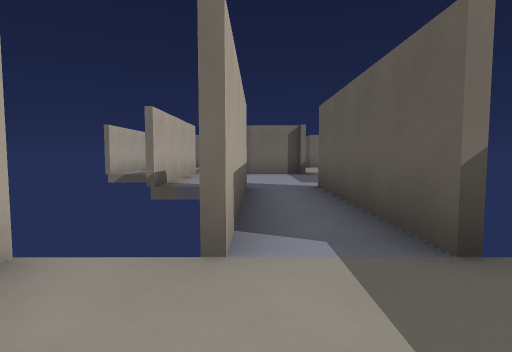
View 1 (above)

16 first-person views from a walk through a 3-D level made in the Godot game engine. The camera is 1.2 m above the floor, tilts 4° down and sees 80° across. The floor is counted in squares, 2 m on a side. Each view is taken from the middle of a square. On the plan, view 1 faces up. The plan holds only what a view shows up to about 9 squares ahead; the rest is blank. Characters and animated objects are not drawn.

View 2
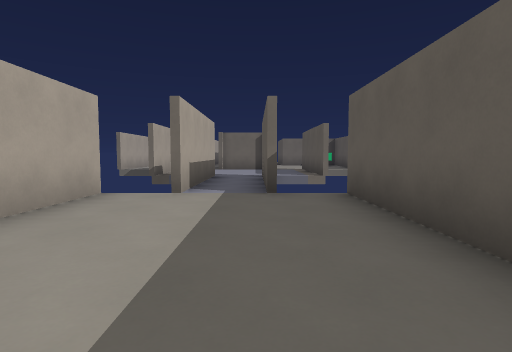

View 3
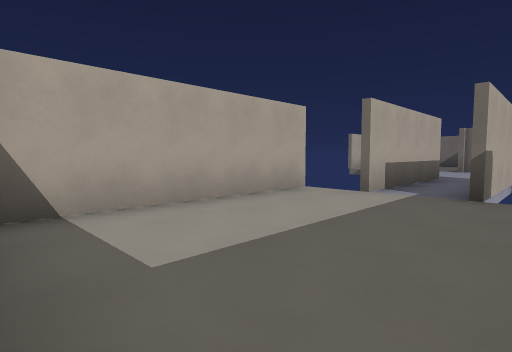

View 4
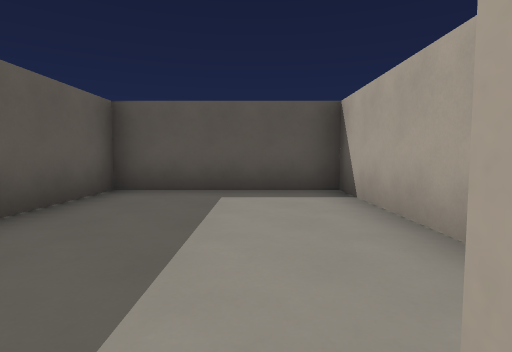

View 5
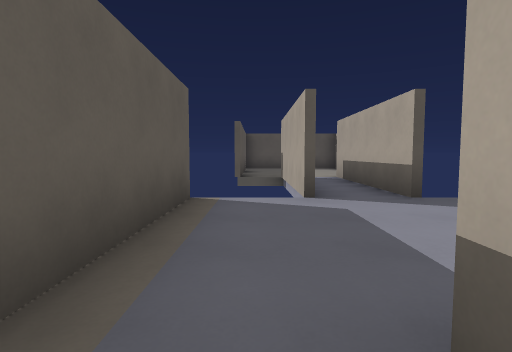

View 6
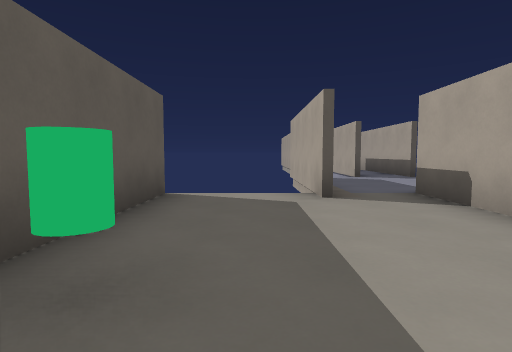

View 7
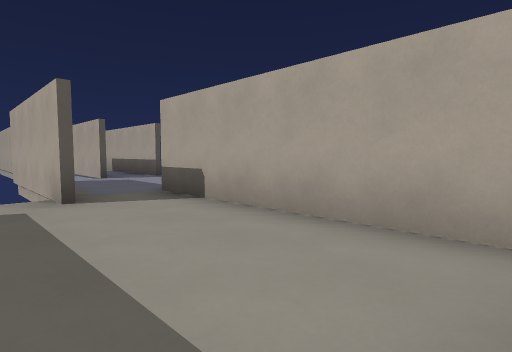

View 8
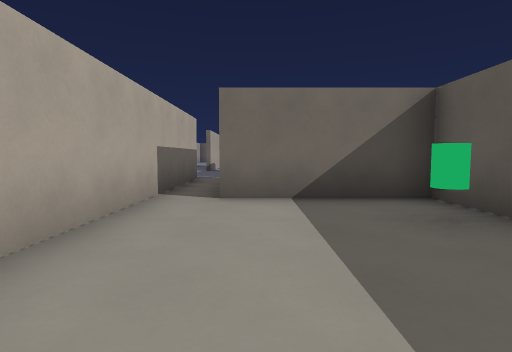

View 9
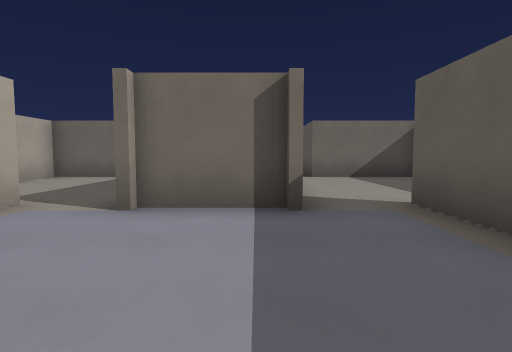

View 10
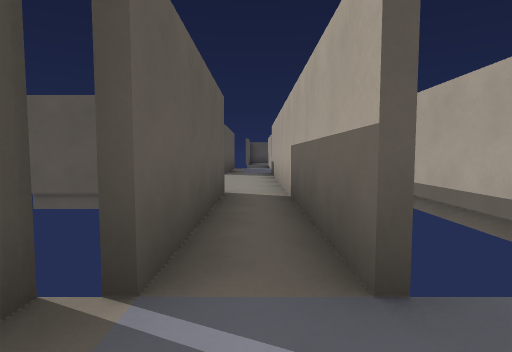

View 11
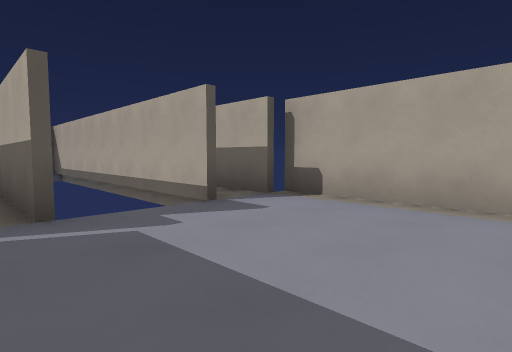

View 12
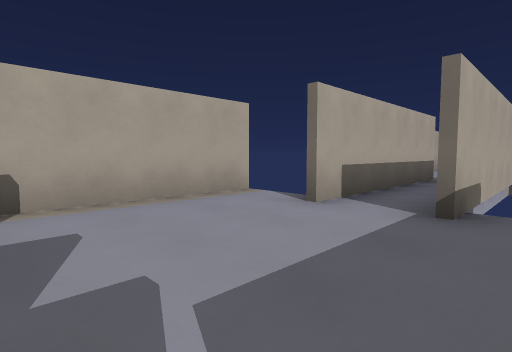

View 13
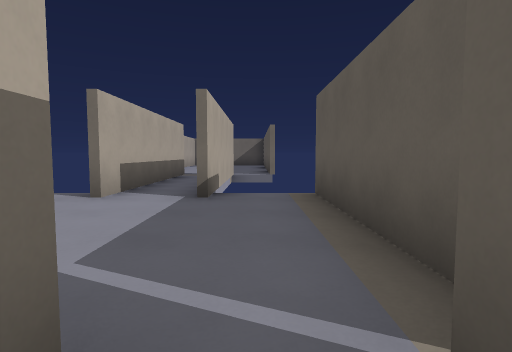

View 14
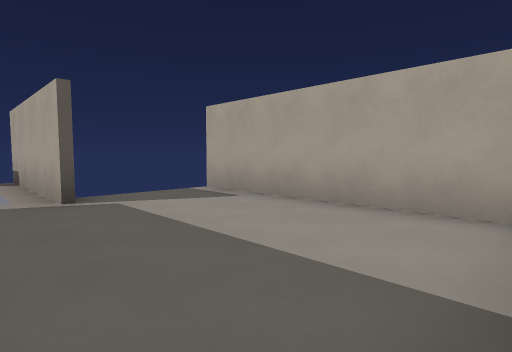

View 15
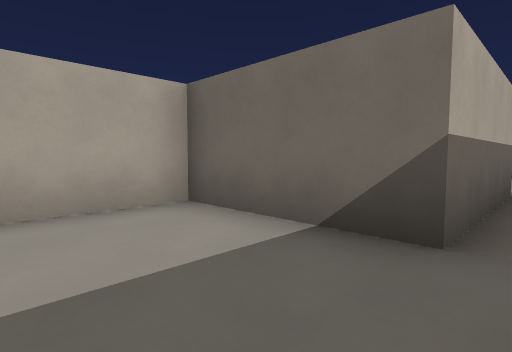

View 16
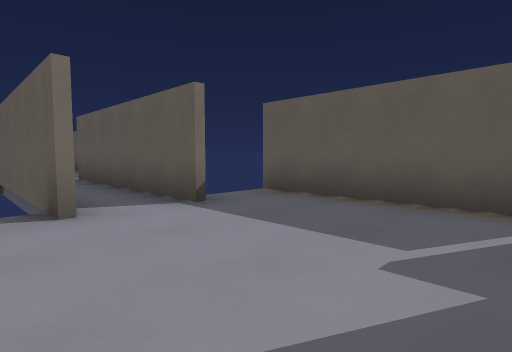

### Floor plan
Ten units are one square. View 1 is at (0, 0); x grows to the right and y downward. Boxes are objects, and circles mark ways between rooms. Rooms are numbered by the first view taken in them; rooms with no view inside come last. Other rooms are left out.
<svg viewBox="-49 -267 108 304">
<path fill="none" stroke="#000" d="M12 -18 12 -58M-14 -19 -14 32 25 32 25 -18M-2 -58 -2 -18M31 -98 31 -58M54 -92 54 -142 25 -142 25 -178M15 -179 15 -94M15 -94 -4 -94M13 -58 13 -18M-19 -98 -19 -58M29 -58 29 -98M-3 -211 -3 -258M12 -211 12 -262M-19 -218 -19 -178M-4 -178 -4 -105M29 -178 29 -218M13 -258 13 -212M-2 -262 -2 -212M-14 -179 -14 -142 -44 -142 -44 -92"/>
<circle cx="5" cy="-50" r="3" fill="#2a7"/>
<circle cx="20" cy="-90" r="3" fill="#2a7"/>
<circle cx="20" cy="-180" r="3" fill="#2a7"/>
<circle cx="-10" cy="-100" r="3" fill="#2a7"/>
<circle cx="-10" cy="-170" r="3" fill="#2a7"/>
<text x="0" y="0">1</text>
<text x="30" y="-130">2</text>
<text x="0" y="-80">3</text>
<text x="0" y="-210">4</text>
<text x="-20" y="-130">5</text>
</svg>
Room 1 opens to room 3. Room 2 opens to room 3. Room 2 opens to room 4. Room 3 opens to room 5. Room 4 opens to room 5.

Where each view was taken, in squares from view 1:
view 1: 0 up, 0 right, facing up
view 2: 3 down, 1 right, facing up
view 3: 3 down, 2 right, facing up-left
view 4: 2 up, 0 right, facing down
view 5: 10 up, 2 right, facing down
view 6: 14 up, 4 right, facing down
view 7: 14 up, 4 right, facing down-left
view 8: 10 up, 3 right, facing up
view 9: 6 up, 1 right, facing up
view 10: 19 up, 2 right, facing down
view 11: 21 up, 2 right, facing down-left
view 12: 18 up, 2 right, facing up-left
view 13: 17 up, 2 right, facing up
view 14: 14 up, 1 left, facing down-left
view 15: 12 up, 1 left, facing up-left
view 16: 18 up, 1 left, facing up-right
